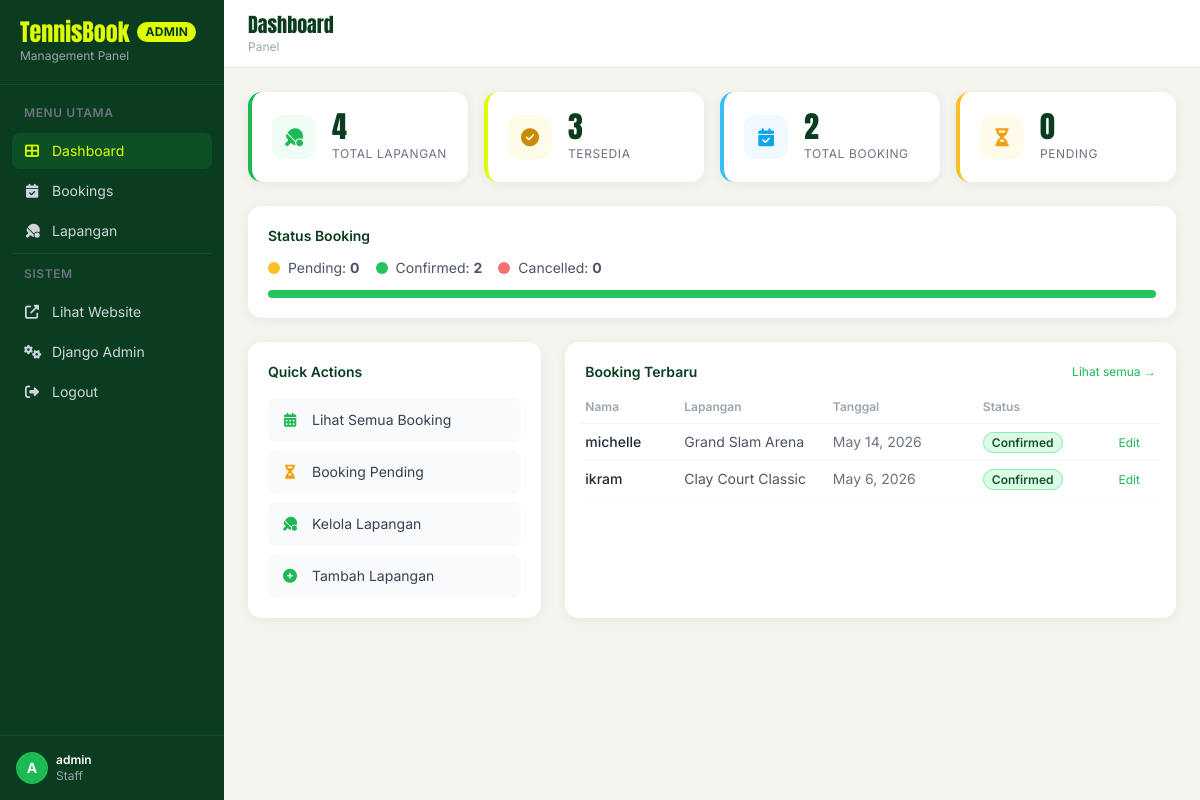
The page /panel/ (signed in) on the database its author committed.
### booking/models.py (models this page shows, shortened)
class Booking(models.Model):
    court = models.ForeignKey(Court, on_delete=models.CASCADE, related_name='bookings')
    user = models.ForeignKey(
        settings.AUTH_USER_MODEL,
        on_delete=models.SET_NULL,
        null=True,
        blank=True,
        related_name='bookings'
    )
    full_name = models.CharField(max_length=200)
    email = models.EmailField()
    phone = models.CharField(max_length=20)
    booking_date = models.DateField()
    booking_hour = models.CharField(max_length=10, choices=HOUR_CHOICES)
    notes = models.TextField(blank=True)
    status = models.CharField(max_length=20, choices=STATUS_CHOICES, default='pending')
    created_at = models.DateTimeField(auto_now_add=True)
    class Meta:
        ordering = ['-created_at']

class Court(models.Model):
    name = models.CharField(max_length=200)
    description = models.TextField()
    price_per_hour = models.DecimalField(max_digits=10, decimal_places=2)
    location = models.CharField(max_length=300)
    is_available = models.BooleanField(default=True)
    image_url = models.URLField(
        blank=True,
        default="https://images.unsplash.com/photo-1554068865-24cecd4e34b8?w=800&q=80"
    )
    facilities = models.ManyToManyField(Facility, blank=True)
    created_at = models.DateTimeField(auto_now_add=True)

### booking/views.py (the view)
# urls.py: path('panel/', views.custom_admin_dashboard, name='custom_admin_dashboard'),
@login_required(login_url='/login/')
@staff_required
def custom_admin_dashboard(request):
    total_courts = Court.objects.count()
    available_courts = Court.objects.filter(is_available=True).count()
    total_bookings = Booking.objects.count()
    pending_bookings = Booking.objects.filter(status='pending').count()
    confirmed_bookings = Booking.objects.filter(status='confirmed').count()
    cancelled_bookings = Booking.objects.filter(status='cancelled').count()
    recent_bookings = Booking.objects.select_related('court').order_by('-created_at')[:5]
    context = {
        'total_courts': total_courts,
        'available_courts': available_courts,
        'total_bookings': total_bookings,
        'pending_bookings': pending_bookings,
        'confirmed_bookings': confirmed_bookings,
        'cancelled_bookings': cancelled_bookings,
        'recent_bookings': recent_bookings,
    }
    return render(request, 'custom_admin/dashboard.html', context)

### booking/views.py (called while the page is built)
def is_staff(user):
    return user.is_staff

### booking/templates/custom_admin/dashboard.html (shortened to what this page needs)
{% extends "custom_admin/base.html" %}
{% block page_title %}Dashboard{% endblock %}
{% block content %}
<div class="grid grid-cols-2 lg:grid-cols-4 gap-4 mb-6">
  <div class="card p-5 flex items-center gap-4 border-l-4 border-brand">
    <div class="w-11 h-11 rounded-xl bg-green-50 flex items-center justify-center flex-shrink-0">
      <i class="fas fa-table-tennis text-brand text-lg"></i>
    </div>
    <div>
      <p class="font-display text-forest-900 text-3xl leading-none">{{ total_courts }}</p>
      <p class="text-gray-500 text-xs uppercase tracking-wider mt-1">Total Lapangan</p>
    </div>
  </div>
  <div class="card p-5 flex items-center gap-4 border-l-4 border-lime">
    <div class="w-11 h-11 rounded-xl bg-yellow-50 flex items-center justify-center flex-shrink-0">
      <i class="fas fa-check-circle text-yellow-600 text-lg"></i>
    </div>
    <div>
      <p class="font-display text-forest-900 text-3xl leading-none">{{ available_courts }}</p>
      <p class="text-gray-500 text-xs uppercase tracking-wider mt-1">Tersedia</p>
    </div>
  </div>
  <div class="card p-5 flex items-center gap-4 border-l-4 border-sky-400">
    <div class="w-11 h-11 rounded-xl bg-sky-50 flex items-center justify-center flex-shrink-0">
      <i class="fas fa-calendar-check text-sky-500 text-lg"></i>
    </div>
    <div>
      <p class="font-display text-forest-900 text-3xl leading-none">{{ total_bookings }}</p>
      <p class="text-gray-500 text-xs uppercase tracking-wider mt-1">Total Booking</p>
    </div>
  </div>
  <div class="card p-5 flex items-center gap-4 border-l-4 border-amber-400">
    <div class="w-11 h-11 rounded-xl bg-amber-50 flex items-center justify-center flex-shrink-0">
      <i class="fas fa-hourglass-half text-amber-500 text-lg"></i>
    </div>
    <div>
      <p class="font-display text-forest-900 text-3xl leading-none">{{ pending_bookings }}</p>
      <p class="text-gray-500 text-xs uppercase tracking-wider mt-1">Pending</p>
    </div>
  </div>
</div>
<div class="card p-5 mb-6">
  <h2 class="font-semibold text-forest-900 text-sm mb-3">Status Booking</h2>
  <div class="flex gap-4 flex-wrap">
    <div class="flex items-center gap-2">
      <span class="w-3 h-3 rounded-full bg-amber-400 inline-block"></span>
      <span class="text-sm text-gray-600">Pending: <strong>{{ pending_bookings }}</strong></span>
    </div>
    <div class="flex items-center gap-2">
      <span class="w-3 h-3 rounded-full bg-green-500 inline-block"></span>
      <span class="text-sm text-gray-600">Confirmed: <strong>{{ confirmed_bookings }}</strong></span>
    </div>
    <div class="flex items-center gap-2">
      <span class="w-3 h-3 rounded-full bg-red-400 inline-block"></span>
      <span class="text-sm text-gray-600">Cancelled: <strong>{{ cancelled_bookings }}</strong></span>
    </div>
  </div>
  {% if total_bookings > 0 %}
  <div class="mt-3 h-2 rounded-full bg-gray-100 overflow-hidden flex">
    <div class="bg-green-500 h-full" style="width:{% widthratio confirmed_bookings total_bookings 100 %}%"></div>
  </div>
  {% endif %}
</div>
<div class="grid grid-cols-1 lg:grid-cols-3 gap-6">
  <div class="card p-5">
    <h2 class="font-semibold text-forest-900 text-sm mb-4">Quick Actions</h2>
    <div class="space-y-2">
      <a href="{% url 'admin_booking_list' %}" class="flex items-center gap-3 p-3 rounded-lg bg-gray-50 hover:bg-green-50 hover:text-brand transition-colors text-sm text-gray-700">
        <i class="fas fa-calendar-alt text-brand w-5 text-center"></i> Lihat Semua Booking
      </a>
      <a href="{% url 'admin_booking_list' %}?status=pending" class="flex items-center gap-3 p-3 rounded-lg bg-gray-50 hover:bg-amber-50 hover:text-amber-700 transition-colors text-sm text-gray-700">
        <i class="fas fa-hourglass-half text-amber-500 w-5 text-center"></i> Booking Pending
      </a>
      <a href="{% url 'admin_court_list' %}" class="flex items-center gap-3 p-3 rounded-lg bg-gray-50 hover:bg-green-50 hover:text-brand transition-colors text-sm text-gray-700">
        <i class="fas fa-table-tennis text-brand w-5 text-center"></i> Kelola Lapangan
      </a>
      <a href="{% url 'admin_court_add' %}" class="flex items-center gap-3 p-3 rounded-lg bg-gray-50 hover:bg-green-50 hover:text-brand transition-colors text-sm text-gray-700">
        <i class="fas fa-plus-circle text-brand w-5 text-center"></i> Tambah Lapangan
      </a>
    </div>
  </div>
  <div class="card p-5 lg:col-span-2">
    <div class="flex items-center justify-between mb-4">
      <h2 class="font-semibold text-forest-900 text-sm">Booking Terbaru</h2>
      <a href="{% url 'admin_booking_list' %}" class="text-brand text-xs hover:underline">Lihat semua →</a>
    </div>
    {% if recent_bookings %}
    <div class="overflow-x-auto -mx-1">
      <table class="w-full text-sm min-w-max">
        <thead>
          <tr class="border-b border-gray-100">
            <th class="text-left text-xs text-gray-400 font-semibold pb-2 px-1">Nama</th>
            <th class="text-left text-xs text-gray-400 font-semibold pb-2 px-1">Lapangan</th>
            <th class="text-left text-xs text-gray-400 font-semibold pb-2 px-1">Tanggal</th>
            <th class="text-left text-xs text-gray-400 font-semibold pb-2 px-1">Status</th>
            <th class="text-left text-xs text-gray-400 font-semibold pb-2 px-1"></th>
          </tr>
        </thead>
        <tbody>
          {% for booking in recent_bookings %}
          <tr class="border-b border-gray-50 table-row">
            <td class="py-2 px-1 font-medium text-gray-800">{{ booking.full_name }}</td>
            <td class="py-2 px-1 text-gray-600 truncate max-w-24">{{ booking.court.name }}</td>
            <td class="py-2 px-1 text-gray-500">{{ booking.booking_date }}</td>
            <td class="py-2 px-1">
              <span class="px-2 py-0.5 rounded-full text-xs font-semibold status-{{ booking.status }}">{{ booking.get_status_display }}</span>
            </td>
            <td class="py-2 px-1">
              <a href="{% url 'admin_booking_edit' booking.pk %}" class="text-brand text-xs hover:underline">Edit</a>
            </td>
          </tr>
          {% endfor %}
        </tbody>
      </table>
    </div>
    {% else %}
    <p class="text-gray-400 text-sm">Belum ada booking.</p>
    {% endif %}
  </div>
</div>
{% endblock %}

### booking/templates/custom_admin/base.html (shortened to what this page needs)
<!DOCTYPE html>
<html lang="id">
<head>
  <script src="https://cdn.tailwindcss.com"></script>
  <link rel="stylesheet" href="https://cdnjs.cloudflare.com/ajax/libs/font-awesome/6.4.0/css/all.min.css"/>
</head>
<body class="min-h-screen flex">
  <aside class="w-56 min-h-screen bg-forest-900 flex-shrink-0 flex flex-col" id="sidebar">
    <div class="p-5 border-b border-forest-800">
      <a href="{% url 'custom_admin_dashboard' %}" class="flex items-center gap-2">
        <span class="font-display text-lime text-2xl leading-none">TennisBook</span>
        <span class="text-xs bg-lime text-forest-900 px-2 py-0.5 rounded-full font-bold tracking-wide">ADMIN</span>
      </a>
      <p class="text-gray-400 text-xs mt-1">Management Panel</p>
    </div>
    <nav class="flex-1 p-3 space-y-1 overflow-y-auto">
      <p class="text-gray-500 text-xs font-semibold uppercase tracking-wider px-3 py-2">Menu Utama</p>
      <a href="{% url 'custom_admin_dashboard' %}"
         class="sidebar-link {% if request.resolver_match.url_name == 'custom_admin_dashboard' %}active{% endif %} flex items-center gap-3 px-3 py-2 rounded-lg text-gray-300 text-sm">
        <i class="fas fa-th-large w-4 text-center"></i> Dashboard
      </a>
      <a href="{% url 'admin_booking_list' %}"
         class="sidebar-link {% if 'booking' in request.resolver_match.url_name %}active{% endif %} flex items-center gap-3 px-3 py-2 rounded-lg text-gray-300 text-sm">
        <i class="fas fa-calendar-check w-4 text-center"></i> Bookings
      </a>
      <a href="{% url 'admin_court_list' %}"
         class="sidebar-link {% if 'court' in request.resolver_match.url_name %}active{% endif %} flex items-center gap-3 px-3 py-2 rounded-lg text-gray-300 text-sm">
        <i class="fas fa-table-tennis w-4 text-center"></i> Lapangan
      </a>
      <div class="border-t border-forest-800 my-2"></div>
      <p class="text-gray-500 text-xs font-semibold uppercase tracking-wider px-3 py-2">Sistem</p>
      <a href="{% url 'home' %}" target="_blank"
         class="sidebar-link flex items-center gap-3 px-3 py-2 rounded-lg text-gray-300 text-sm">
        <i class="fas fa-external-link-alt w-4 text-center"></i> Lihat Website
      </a>
      <a href="/admin/"
         class="sidebar-link flex items-center gap-3 px-3 py-2 rounded-lg text-gray-300 text-sm">
        <i class="fas fa-cogs w-4 text-center"></i> Django Admin
      </a>
      <a href="{% url 'user_logout' %}"
         class="sidebar-link flex items-center gap-3 px-3 py-2 rounded-lg text-gray-300 text-sm">
        <i class="fas fa-sign-out-alt w-4 text-center"></i> Logout
      </a>
    </nav>
    <div class="p-4 border-t border-forest-800">
      <div class="flex items-center gap-2">
        <div class="w-8 h-8 rounded-full bg-brand flex items-center justify-center text-white font-bold text-sm flex-shrink-0">
          {{ request.user.username|slice:":1"|upper }}
        </div>
        <div class="min-w-0">
          <p class="text-white text-xs font-semibold truncate">{{ request.user.username }}</p>
          <p class="text-gray-400 text-xs">Staff</p>
        </div>
      </div>
    </div>
  </aside>
  <main class="flex-1 flex flex-col min-w-0 overflow-hidden">
    <header class="bg-white border-b border-gray-200 px-6 py-3 flex items-center justify-between flex-shrink-0">
      <div>
        <h1 class="font-display text-forest-900 text-xl leading-tight">{% block page_title %}Dashboard{% endblock %}</h1>
        <nav class="text-xs text-gray-400 mt-0.5 flex items-center gap-1">
          <a href="{% url 'custom_admin_dashboard' %}" class="hover:text-brand">Panel</a>
        </nav>
      </div>
    </header>
    <div class="flex-1 overflow-y-auto p-6">
      {% block content %}{% endblock %}
    </div>
  </main>
</body>
</html>

### booking/templates/custom_admin/base.html (style rules this page uses)
body { font-family: 'Inter', sans-serif; background: #F5F5F0; }
.sidebar-link { transition: all 0.15s ease; }
.sidebar-link:hover, .sidebar-link.active { background: rgba(29,185,84,0.15); color: #DFFF00; }
.status-confirmed { background: #dcfce7; color: #14532d; border: 1px solid #86efac; }
.card { background:#fff; border-radius:14px; box-shadow:0 2px 12px rgba(0,0,0,0.06); }

### rows shown on the page
Booking: full_name "michelle", court.name "Grand Slam Arena", booking_date "May 14, 2026", status "Confirmed"
Booking: full_name "ikram", court.name "Clay Court Classic", booking_date "May 6, 2026", status "Confirmed"

### other values the page prints
{{ request.user.username|slice:":1"|upper }} "A"
{{ request.user.username }} "admin"
{{ total_courts }} "4"
{{ available_courts }} "3"
{{ total_bookings }} "2"
{{ pending_bookings }} "0"
{{ confirmed_bookings }} "2"
{{ cancelled_bookings }} "0"
